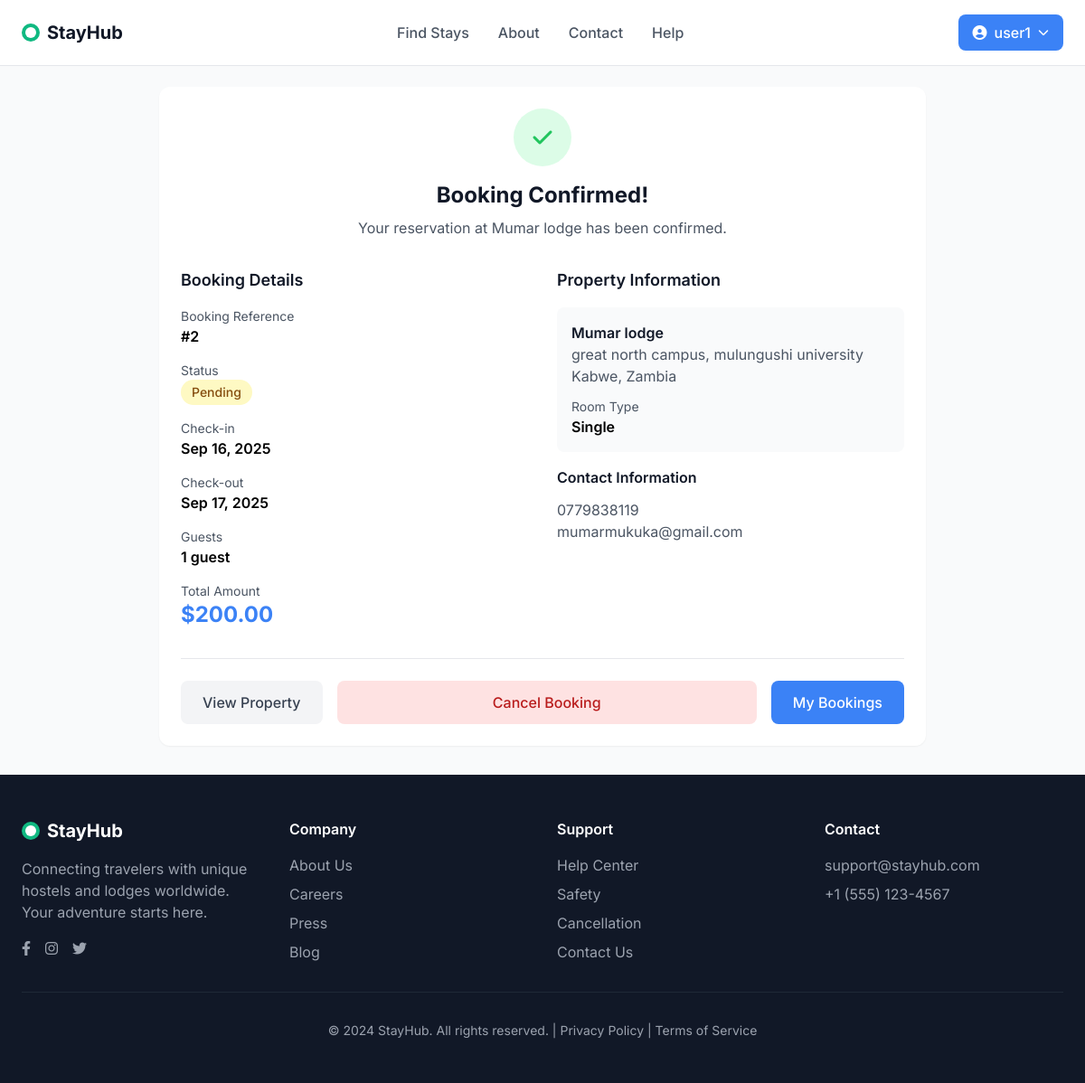
The page /bookings/2/ (signed in) on the database as committed earlier.
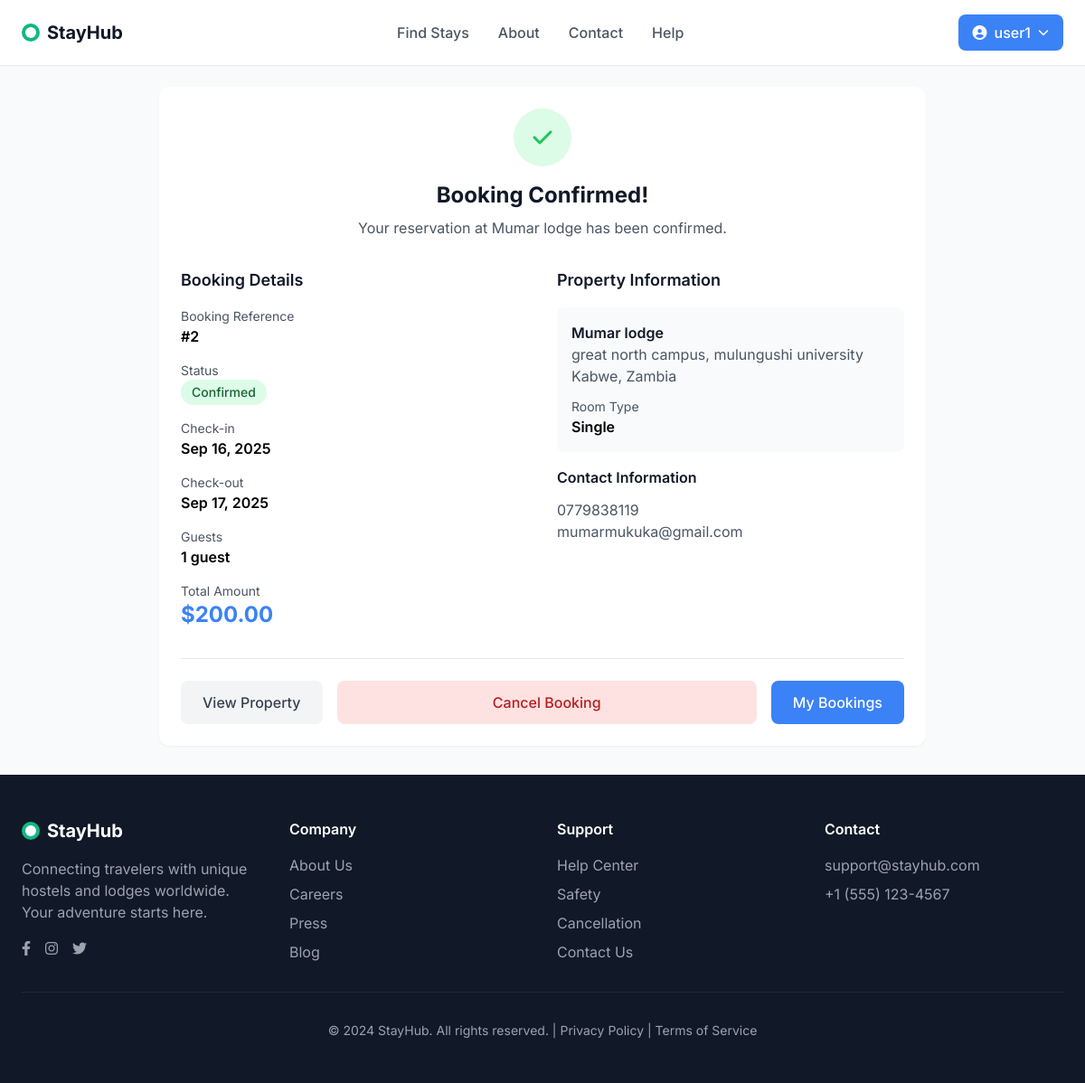
The same page on the database as committed later.
### bookings/models.py (models this page shows, shortened)
class Booking(models.Model):
    STATUS_CHOICES = (
        ('pending', 'Pending'),
        ('confirmed', 'Confirmed'),
        ('cancelled', 'Cancelled'),
        ('completed', 'Completed'),
    )
    user = models.ForeignKey(User, on_delete=models.CASCADE)
    room = models.ForeignKey(Room, on_delete=models.CASCADE)
    check_in_date = models.DateField()
    check_out_date = models.DateField()
    guests = models.PositiveIntegerField()
    total_nights = models.PositiveIntegerField()
    total_amount = models.DecimalField(max_digits=10, decimal_places=2)
    status = models.CharField(max_length=20, choices=STATUS_CHOICES, default='pending')
    guest_name = models.CharField(max_length=200)
    guest_email = models.EmailField()
    guest_phone = models.CharField(max_length=15)
    special_requests = models.TextField(blank=True)
    created_at = models.DateTimeField(auto_now_add=True)
    updated_at = models.DateTimeField(auto_now=True)
    class Meta:
        ordering = ['-created_at']

### properties/models.py (models this page shows, shortened)
class Room(models.Model):
    ROOM_TYPES = (
        ('single', 'Single'),
        ('double', 'Double'),
        ('twin', 'Twin'),
        ('suite', 'Suite'),
        ('family', 'Family'),
        ('deluxe', 'Deluxe'),
    )
    property = models.ForeignKey(Property, on_delete=models.CASCADE)
    room_type = models.CharField(max_length=20, choices=ROOM_TYPES)
    name = models.CharField(max_length=100)
    description = models.TextField()
    price_per_night = models.DecimalField(max_digits=10, decimal_places=2)
    capacity = models.PositiveIntegerField()
    total_rooms = models.PositiveIntegerField(default=1)
    air_conditioning = models.BooleanField(default=False)
    balcony = models.BooleanField(default=False)
    tv = models.BooleanField(default=False)
    mini_bar = models.BooleanField(default=False)
    room_service = models.BooleanField(default=False)
    is_available = models.BooleanField(default=True)

class Property(models.Model):
    PROPERTY_TYPES = (
        ('hotel', 'Hotel'),
        ('lodge', 'Lodge'),
        ('motel', 'Motel'),
        ('guesthouse', 'Guest House'),
    )
    owner = models.ForeignKey(User, on_delete=models.CASCADE)
    name = models.CharField(max_length=200)
    property_type = models.CharField(max_length=20, choices=PROPERTY_TYPES)
    description = models.TextField()
    address = models.TextField()
    city = models.CharField(max_length=100)
    state = models.CharField(max_length=100)
    country = models.CharField(max_length=100)
    postal_code = models.CharField(max_length=20)
    latitude = models.DecimalField(max_digits=9, decimal_places=6, null=True, blank=True)
    longitude = models.DecimalField(max_digits=9, decimal_places=6, null=True, blank=True)
    wifi = models.BooleanField(default=False)
    parking = models.BooleanField(default=False)
    restaurant = models.BooleanField(default=False)
    gym = models.BooleanField(default=False)
    pool = models.BooleanField(default=False)
    spa = models.BooleanField(default=False)
    pets_allowed = models.BooleanField(default=False)
    phone = models.CharField(max_length=15)
    email = models.EmailField()
    website = models.URLField(blank=True)
    is_active = models.BooleanField(default=True)
    is_featured = models.BooleanField(default=False)
    created_at = models.DateTimeField(auto_now_add=True)
    updated_at = models.DateTimeField(auto_now=True)
    """@property
    def min_price(self):
        rooms = self.room_set.all()
        if rooms:
            return min(room.price_per_night for room in rooms)
        return 0"""

### bookings/views.py (the view)
# urls.py: path('<int:pk>/', views.booking_detail, name='booking_detail'),
@login_required
def booking_detail(request, pk):
    booking = get_object_or_404(Booking, pk=pk, user=request.user)
    return render(request, 'bookings/booking_detail.html', {'booking': booking})

### templates/bookings/booking_detail.html (shortened to what the changed rows need)
{% extends "base.html" %}
{% load static %}
{% block content %}
<div class="max-w-4xl mx-auto px-6 py-8">
    <div class="bg-white rounded-xl shadow-sm p-6">
        <div class="text-center mb-8">
            <div class="w-16 h-16 bg-green-100 rounded-full flex items-center justify-center mx-auto mb-4">
                <i class="fas fa-check text-green-500 text-2xl"></i>
            </div>
            <h1 class="text-2xl font-bold text-gray-900 mb-2">Booking Confirmed!</h1>
            <p class="text-gray-600">Your reservation at {{ booking.room.property.name }} has been confirmed.</p>
        </div>
        <div class="grid grid-cols-1 lg:grid-cols-2 gap-8">
            <div>
                <h2 class="text-lg font-semibold text-gray-900 mb-4">Booking Details</h2>
                <div class="space-y-4">
                    <div>
                        <p class="text-sm text-gray-600">Booking Reference</p>
                        <p class="font-semibold">#{{ booking.id }}</p>
                    </div>
                    <div>
                        <p class="text-sm text-gray-600">Status</p>
                        <span class="inline-flex items-center px-3 py-1 rounded-full text-sm font-medium
                                    {% if booking.status == 'confirmed' %}bg-green-100 text-green-800
                                    {% elif booking.status == 'pending' %}bg-yellow-100 text-yellow-800
                                    {% else %}bg-gray-100 text-gray-800{% endif %}">
                            {{ booking.get_status_display }}
                        </span>
                    </div>
                    <div>
                        <p class="text-sm text-gray-600">Check-in</p>
                        <p class="font-semibold">{{ booking.check_in_date|date:"M d, Y" }}</p>
                    </div>
                    <div>
                        <p class="text-sm text-gray-600">Check-out</p>
                        <p class="font-semibold">{{ booking.check_out_date|date:"M d, Y" }}</p>
                    </div>
                    <div>
                        <p class="text-sm text-gray-600">Guests</p>
                        <p class="font-semibold">{{ booking.guests }} guest{{ booking.guests|pluralize }}</p>
                    </div>
                    <div>
                        <p class="text-sm text-gray-600">Total Amount</p>
                        <p class="text-2xl font-bold text-primary-500">${{ booking.total_amount|floatformat:2 }}</p>
                    </div>
                </div>
            </div>
            <div>
                <h2 class="text-lg font-semibold text-gray-900 mb-4">Property Information</h2>
                <div class="bg-gray-50 rounded-lg p-4 mb-4">
                    <h3 class="font-semibold text-gray-900">{{ booking.room.property.name }}</h3>
                    <p class="text-gray-600">{{ booking.room.property.address }}</p>
                    <p class="text-gray-600">{{ booking.room.property.city }}, {{ booking.room.property.country }}</p>
                    <div class="mt-3">
                        <p class="text-sm text-gray-600">Room Type</p>
                        <p class="font-semibold">{{ booking.room.get_room_type_display }}</p>
                    </div>
                </div>
                <div>
                    <h3 class="font-semibold text-gray-900 mb-3">Contact Information</h3>
                    <p class="text-gray-600">{{ booking.room.property.phone }}</p>
                    <p class="text-gray-600">{{ booking.room.property.email }}</p>
                </div>
            </div>
        </div>
    </div>
</div>
{% endblock %}

Rows that differ between the two databases and show on the page:
changed Booking "Mumar lodge": status "Pending" → "Confirmed"
